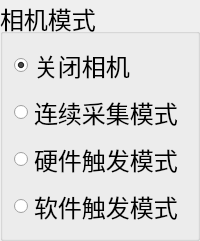
         <widget class="QGroupBox" name="groupBox">
          <property name="sizePolicy">
           <sizepolicy hsizetype="Fixed" vsizetype="Fixed">
            <horstretch>0</horstretch>
            <verstretch>0</verstretch>
           </sizepolicy>
          </property>
          <property name="font">
           <font>
            <pointsize>18</pointsize>
           </font>
          </property>
          <property name="title">
           <string>相机模式</string>
          </property>
          <property name="checkable">
           <bool>false</bool>
          </property>
          <layout class="QVBoxLayout" name="verticalLayout_4">
           <item>
            <widget class="QRadioButton" name="radioButton_1">
             <property name="text">
              <string>关闭相机</string>
             </property>
             <property name="checked">
              <bool>true</bool>
             </property>
            </widget>
           </item>
           <item>
            <widget class="QRadioButton" name="radioButton_2">
             <property name="text">
              <string>连续采集模式</string>
             </property>
            </widget>
           </item>
           <item>
            <widget class="QRadioButton" name="radioButton_3">
             <property name="text">
              <string>硬件触发模式</string>
             </property>
            </widget>
           </item>
           <item>
            <widget class="QRadioButton" name="radioButton_4">
             <property name="text">
              <string>软件触发模式</string>
             </property>
            </widget>
           </item>
          </layout>
         </widget>
